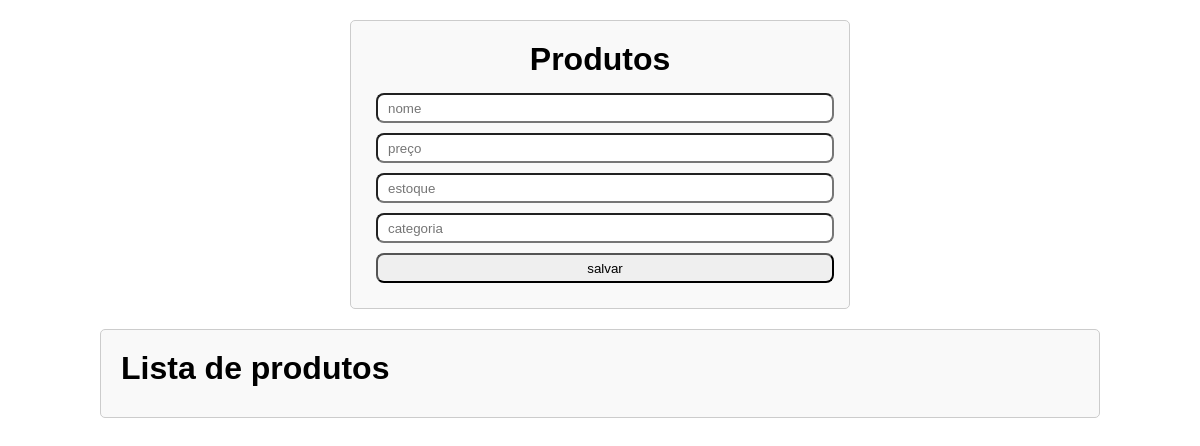
/produtos/, run on an earlier commit of the app's database.
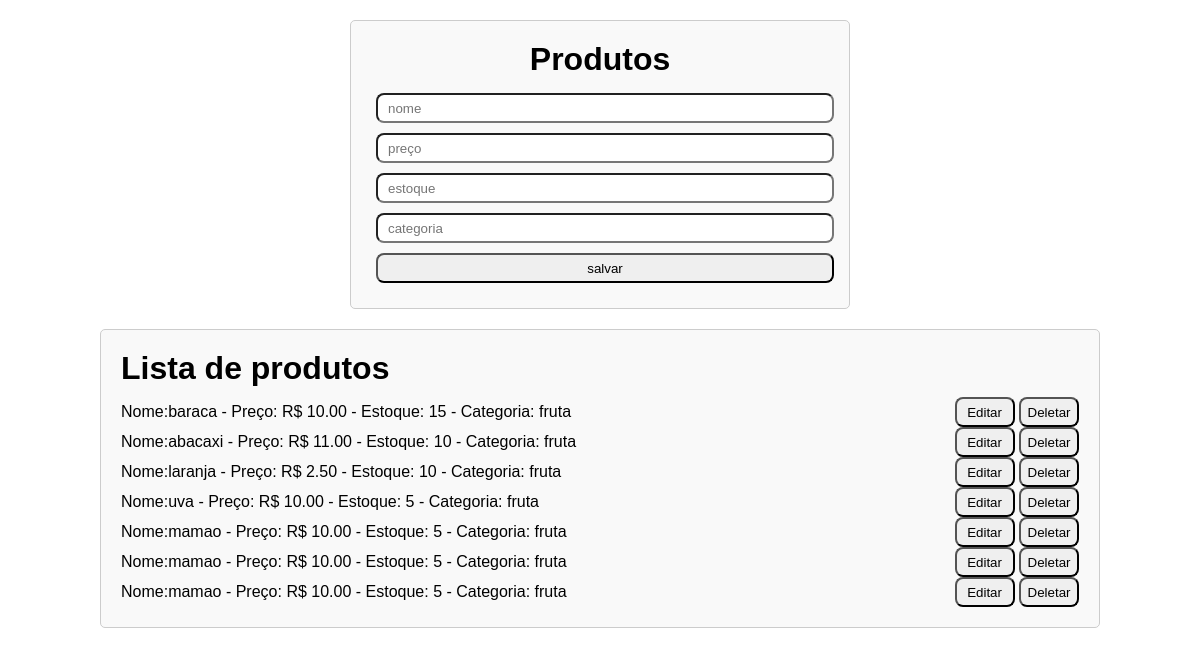
And on a later commit of the database.
### produtos/models.py (models this page shows, shortened)
class Produto(models.Model):
    name = models.CharField(max_length=100)
    price = models.DecimalField(max_digits=10, decimal_places=2)
    storage = models.IntegerField()
    category_id = models.ForeignKey('categorias.Categoria', on_delete=models.CASCADE)

### categorias/models.py (models this page shows, shortened)
class Categoria(models.Model):
    name = models.CharField(max_length=100)

### produtos/views.py (the view)
# urls.py: path("", home),
def home(request):
    produtos = Produto.objects.all()
    return render(request, "index_produto.html", {"produtos": produtos})

### produtos/templates/index_produto.html (shortened to what this page needs)
<!doctype html>
<html lang="en">
  <head>
  </head>
  <body>
    <div class="formulario">
      <h1>Produtos</h1>
      <form action="{% url 'salvar_produto' %}" method="POST">
        <input type="text" name="name" placeholder="nome" />
        <input type="text" name="price" placeholder="preço" />
        <input type="text" name="storage" placeholder="estoque" />
        <input type="text" name="category_id" placeholder="categoria" />
        <button type="submit">salvar</button>
      </form>
    </div>
    <div class="lista">
      <h1>Lista de produtos</h1>
      <ul>
        {% for produto in produtos %}
        <li>
          <div>
            Nome:{{ produto.name }} - Preço: R$ {{ produto.price }} - Estoque:
            {{ produto.storage }} - Categoria: {{produto.category_id.name }}
          </div>
          <div>
            <button>
              <a href="{% url 'editar_produto' produto.id %}">Editar</a>
            </button>
            <button>
              <a href="{% url 'deletar_produto' produto.id %}">Deletar</a>
            </button>
          </div>
        </li>
        {% endfor %}
      </ul>
    </div>
  </body>
</html>

### produtos/templates/index_produto.html (style rules this page uses)
* { margin: 0; padding: 0; box-sizing: border-box; font-family: sans-serif; }
.formulario { display: flex; flex-direction: column; align-items: center; gap: 10px; width: 500px; margin: 20px auto; padding: 20px; border: 1px solid #ccc; border-radius: 5px; background-color: #f9f9f9; }
.formulario input { width: 100%; border-radius: 8px; height: 30px; margin: 5px; padding: 10px; }
.formulario button { width: 100%; border-radius: 8px; height: 30px; margin: 5px; }
.lista { display: flex; flex-direction: column; gap: 10px; width: 1000px; margin: 20px auto; padding: 20px; border: 1px solid #ccc; border-radius: 5px; background-color: #f9f9f9; }
li { display: flex; justify-content: space-between; align-items: center; }
.lista button { height: 30px; width: 60px; border-radius: 8px; }
a { text-decoration: none; color: black; }

What changed in the data, as far as the page shows it:
added Produto: name "baraca", price "10.00", storage "15", category_id.name "fruta"
added Produto: name "abacaxi", price "11.00", storage "10", category_id.name "fruta"
added Produto: name "laranja", price "2.50", storage "10", category_id.name "fruta"
added Produto: name "uva", price "10.00", storage "5", category_id.name "fruta"
added Produto: name "mamao", price "10.00", storage "5", category_id.name "fruta"
added Produto: name "mamao", price "10.00", storage "5", category_id.name "fruta"
added Produto: name "mamao", price "10.00", storage "5", category_id.name "fruta"
